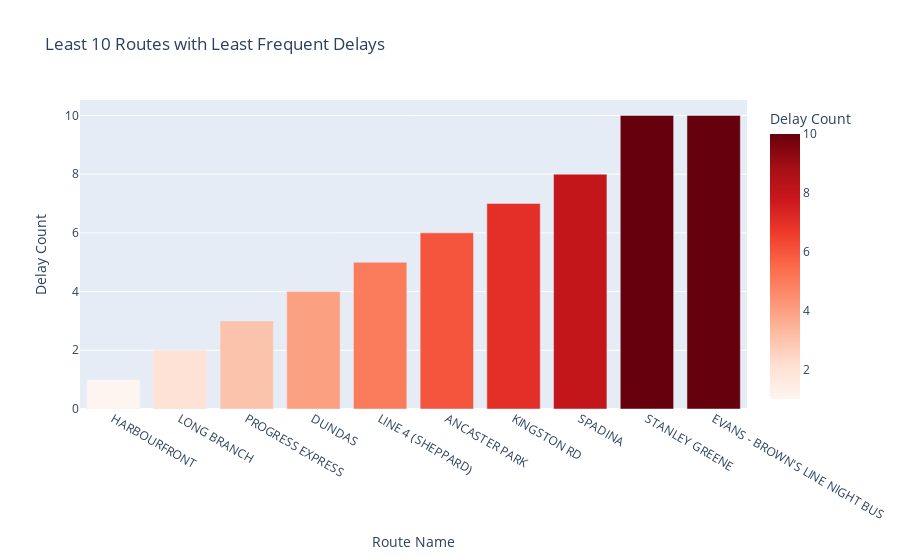

Notebook source saved alongside this figure:
### Code cell
# Calculate the count of delays for each 'Route Name'
delay_counts = data['Route Name'].value_counts().reset_index()
delay_counts.columns = ['Route Name', 'Delay Count']

# Select the least 10 routes with the least frequent delays
least_10_routes = delay_counts.nsmallest(10, 'Delay Count')

# Create a bar plot using Plotly Express
fig_least_frequent_delays = px.bar(least_10_routes, x='Route Name', y='Delay Count', title='Least 10 Routes with Least Frequent Delays', color='Delay Count',color_continuous_scale='Reds')

# Show the plot
fig_least_frequent_delays.show()

### Figure 1 — Plotly figure (JSON) as saved in the notebook; plotly's stock layout.template omitted (floating-point values rounded to 4 significant figures)
{"data": [{"alignmentgroup": "True", "hovertemplate": "Route Name=%{x}<br>Delay Count=%{marker.color}<extra></extra>", "legendgroup": "", "marker": {"color": [1, 2, 3, 4, 5, 6, 7, 8, 10, 10], "coloraxis": "coloraxis", "pattern": {"shape": ""}}, "name": "", "offsetgroup": "", "orientation": "v", "showlegend": false, "textposition": "auto", "type": "bar", "x": ["HARBOURFRONT", "LONG BRANCH", "PROGRESS EXPRESS", "DUNDAS", "LINE 4 (SHEPPARD)", "ANCASTER PARK", "KINGSTON RD", "SPADINA", "STANLEY GREENE", "EVANS - BROWN'S LINE NIGHT BUS"], "xaxis": "x", "y": [1, 2, 3, 4, 5, 6, 7, 8, 10, 10], "yaxis": "y"}], "layout": {"barmode": "relative", "coloraxis": {"colorbar": {"title": {"text": "Delay Count"}}, "colorscale": [[0, "rgb(255,245,240)"], [0.125, "rgb(254,224,210)"], [0.25, "rgb(252,187,161)"], [0.375, "rgb(252,146,114)"], [0.5, "rgb(251,106,74)"], [0.625, "rgb(239,59,44)"], [0.75, "rgb(203,24,29)"], [0.875, "rgb(165,15,21)"], [1, "rgb(103,0,13)"]]}, "legend": {"tracegroupgap": 0}, "title": {"text": "Least 10 Routes with Least Frequent Delays"}, "xaxis": {"anchor": "y", "domain": [0, 1], "title": {"text": "Route Name"}}, "yaxis": {"anchor": "x", "domain": [0, 1], "title": {"text": "Delay Count"}}}}
